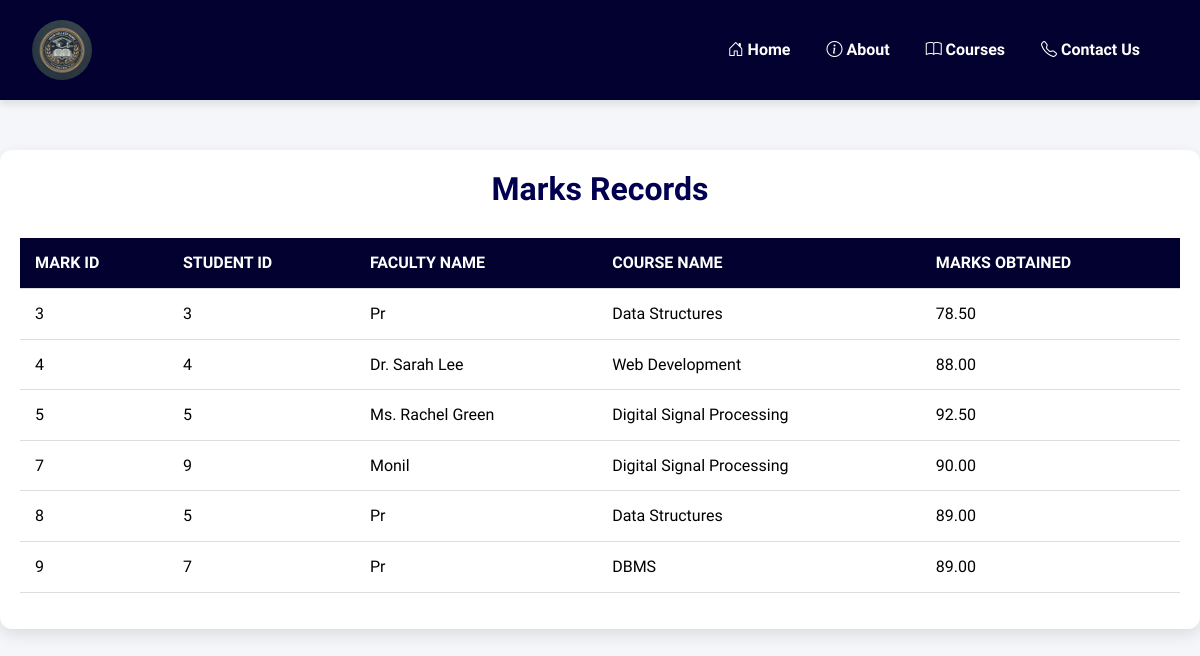
The app's page /show-marks/, older data.
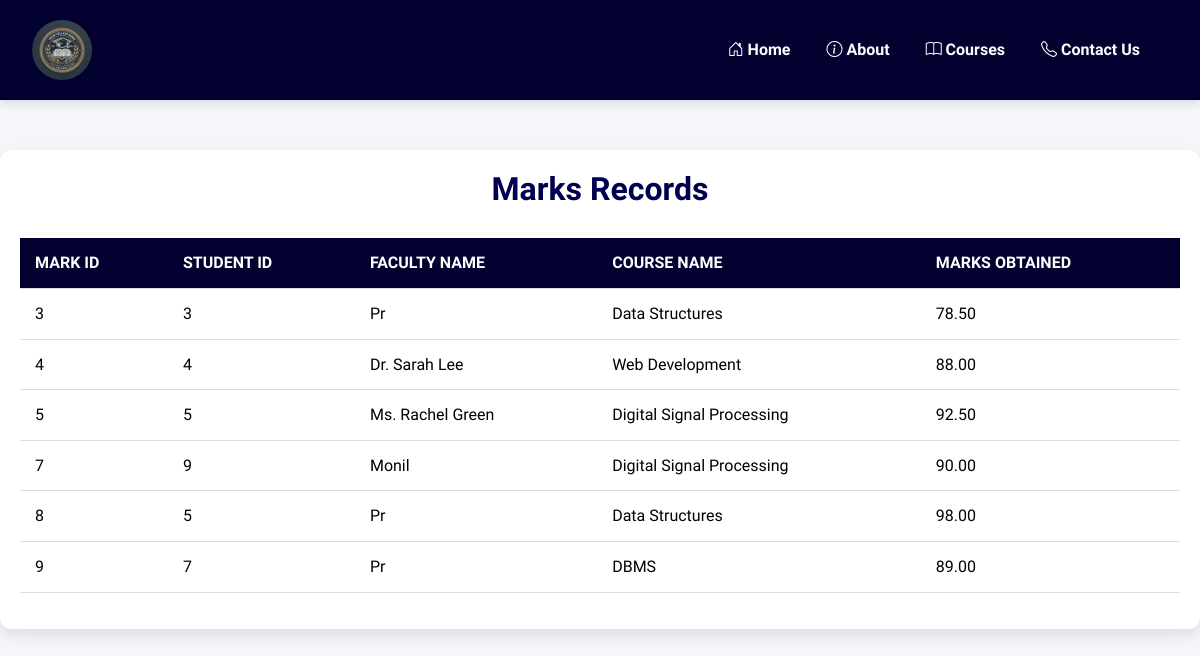
The same page, newer data.
### dbms/models.py (models this page shows, shortened)
class CourseMarks(models.Model):
    id = models.AutoField(primary_key=True)
    student = models.ForeignKey(RegisteredStudent, on_delete=models.CASCADE)  # FK to RegisteredStudent
    faculty = models.ForeignKey(Faculty, on_delete=models.CASCADE)  # FK to Faculty
    course = models.ForeignKey(StreamCourse, on_delete=models.CASCADE)  # FK to StreamCourse
    marks = models.DecimalField(max_digits=5, decimal_places=2)  # Marks with up to two decimal points

class RegisteredStudent(models.Model):
    id = models.AutoField(primary_key=True)
    student_name = models.CharField(max_length=255)
    course = models.ManyToManyField(StreamCourse)  # FK to StreamCourse
    admission_date = models.DateField()
    fee_status = models.CharField(max_length=10, choices=[('Paid', 'Paid'), ('Unpaid', 'Unpaid')])

class Faculty(models.Model):
    id = models.AutoField(primary_key=True)
    name = models.CharField(max_length=255)
    designation = models.CharField(max_length=255)
    department = models.ForeignKey('Department', on_delete=models.CASCADE)  # FK to department
    contact = models.CharField(max_length=100)
    photo_url = models.CharField(max_length=255)

class StreamCourse(models.Model):
    id = models.AutoField(primary_key=True)
    stream_name = models.CharField(max_length=255)
    course_name = models.CharField(max_length=255)

### dbms/views.py (the view)
# urls.py: path('show-marks/', show_marks, name='show_marks'),
def show_marks(request):
    marks = CourseMarks.objects.all()  # Fetch all ticker records
    context = {
        'marks': marks,
    }
    return render(request, 'show_marks.html', context)

### templates/show_marks.html (shortened to what this page needs)
{% load static %}
<!DOCTYPE html>
<html lang="en">
<head>
    <link rel="stylesheet" href="https://cdn.jsdelivr.net/npm/bootstrap@5.3.3/dist/css/bootstrap.min.css" />
    <link rel="stylesheet" href="https://cdnjs.cloudflare.com/ajax/libs/bootstrap-icons/1.8.1/font/bootstrap-icons.min.css">
    <link rel="stylesheet" href="{% static 'lib.css' %}" />
</head>
<body>
    <nav class="navbar navbar-expand-lg">
        <div class="container-fluid">
            <a class="navbar-brand" href="#">
                <img src="{% static 'images/logo.png' %}" alt="College Logo" />
            </a>
            <div class="collapse navbar-collapse" id="navbarNav">
                <ul class="navbar-nav ms-auto">
                    <li class="nav-item">
                        <a class="nav-link" href="{% url 'home' %}"><i class="bi bi-house-door"></i> <b>Home</b></a>
                    </li>
                    <li class="nav-item">
                        <a class="nav-link" href="{% url 'about' %}"><i class="bi bi-info-circle"></i> <b>About</b></a>
                    </li>
                    <li class="nav-item">
                        <a class="nav-link" href="{% url 'show_courses' %}"><i class="bi bi-book"></i> <b>Courses</b></a>
                    </li>
                    <li class="nav-item">
                        <a class="nav-link" href="{% url 'contact' %}"><i class="bi bi-telephone"></i> <b>Contact Us</b></a>
                    </li>
                </ul>
            </div>
        </div>
    </nav>
    <div class="container">
        <h2>Marks Records</h2>
        <table class="table table-hover">
            <thead>
                <tr>
                    <th scope="col">Mark ID</th>
                    <th scope="col">Student ID</th>
                    <th scope="col">Faculty Name</th>
                    <th scope="col">Course Name</th>
                    <th scope="col">Marks Obtained</th>
                </tr>
            </thead>
            <tbody>
                {% for mark in marks %}
                <tr>
                    <td>{{ mark.id }}</td>
                    <td>{{ mark.student.id}}</td>
                    <td>{{ mark.faculty.name }}</td>
                    <td>{{ mark.course.course_name }}</td>
                    <td>{{ mark.marks }}</td>
                </tr>
                {% empty %}
                <tr>
                    <td colspan="5" class="text-center">No records available.</td>
                </tr>
                {% endfor %}
            </tbody>
        </table>
    </div>
</body>
</html>

Row changes from the older to the newer data that the page shows:
changed CourseMarks id 8: marks "89.00" → "98.00"
